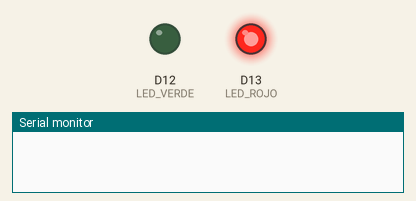
This sketch was run on a simulated Arduino Uno R4 WiFi. On the bench: output pins drawn as LEDs (lit = HIGH), the last lines printed to the serial monitor. WiFi joins after 1.5 s; servers stay silent unless stated.

Above: at 0.1 s.
At 6.6 s:
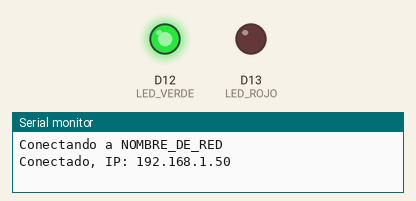
Timing chart, 0 to 8.1 s (numbered marks = the images above):
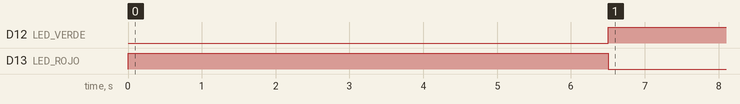

The sketch:

referencia_arduino.ino
```cpp
#include "WiFiS3.h"

const char* WIFI_SSID = "NOMBRE_DE_RED";
const char* WIFI_PASS = "CONTRASENA_DE_RED";

const int LED_ROJO = 13;
const int LED_VERDE = 12;

const unsigned long INTERVALO_REINTENTO = 5000;  // ms entre intentos
unsigned long ultimoIntento = 0;

void mostrarConectado(bool conectado) {
  digitalWrite(LED_VERDE, conectado ? HIGH : LOW);
  digitalWrite(LED_ROJO, conectado ? LOW : HIGH);
}

void setup() {
  Serial.begin(115200);
  pinMode(LED_ROJO, OUTPUT);
  pinMode(LED_VERDE, OUTPUT);
  mostrarConectado(false);   // rojo al iniciar

  if (WiFi.status() == WL_NO_MODULE) {
    Serial.println("No se detecta el modulo WiFi");
    while (true);
  }
}

void loop() {
  if (WiFi.status() == WL_CONNECTED) {
    mostrarConectado(true);    // verde
  } else {
    mostrarConectado(false);   // rojo

    if (millis() - ultimoIntento >= INTERVALO_REINTENTO) {
      ultimoIntento = millis();
      Serial.print("Conectando a ");
      Serial.println(WIFI_SSID);
      WiFi.begin(WIFI_SSID, WIFI_PASS);   // bloquea unos segundos

      if (WiFi.status() == WL_CONNECTED) {
        Serial.print("Conectado, IP: ");
        Serial.println(WiFi.localIP());
      } else {
        Serial.println("Sin conexion");
      }
    }
  }
}
```

Measured:
- by itself, D12 (LED_VERDE): LOW → HIGH at 6.5 s
- by itself, D13 (LED_ROJO): HIGH → LOW at 6.5 s
